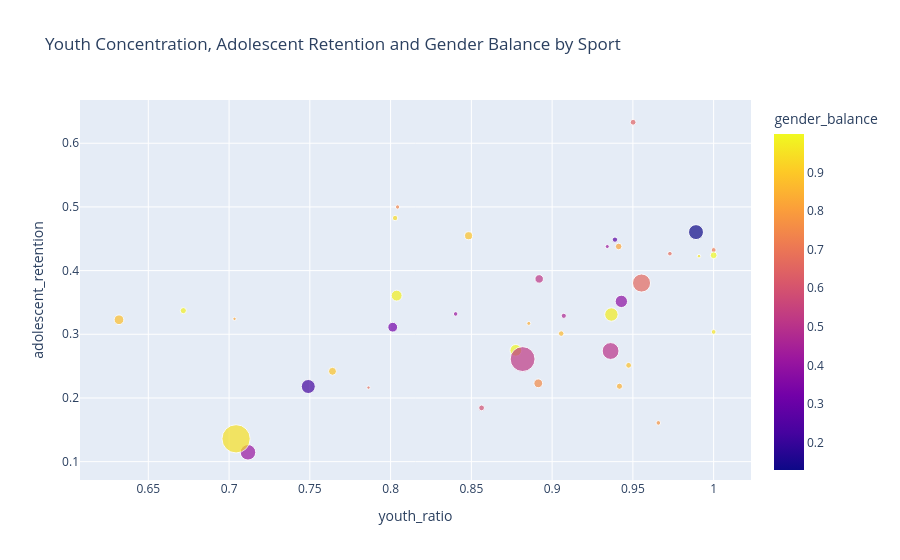

The code cell stored with this chart in its notebook:
### Markdown cell above
### Visualisation 3: Combined youth participation profile:

This scatterplot compares youth concentration and adolescent retention for sports with a meaningful youth participation base. The size of each point represents total youth participation, while colour represents gender balance. This visualisation helps compare the main structured variables together before clustering. It supports the structured question by showing which sports combine stronger youth concentration, stronger adolescent retention, larger youth participation, and more balanced gender participation.

### Code cell
fig = px.scatter(
 meaningful_youth_df,
 x="youth_ratio",
 y="adolescent_retention",
 size="youth_total",
 color="gender_balance",
 hover_name="sport",
 title="Youth Concentration, Adolescent Retention and Gender Balance by Sport"
)

fig.show()

### Figure 1 — Plotly figure (JSON) as saved in the notebook; plotly's stock layout.template omitted (floating-point values rounded to 4 significant figures)
{"data": [{"hovertemplate": "<b>%{hovertext}</b><br><br>youth_ratio=%{x}<br>adolescent_retention=%{y}<br>youth_total=%{marker.size}<br>gender_balance=%{marker.color}<extra></extra>", "hovertext": ["Athletics, track and field", "Australian football", "Badminton", "Baseball", "Basketball", "Boxing", "Bush walking", "Cricket", "Cycling", "DanceSport", "Dancing (recreational)", "Equestrian", "Fitness/Gym", "Football/soccer", "Golf", "Gymnastics", "Hockey", "Jujitsu", "Karate", "Lifesaving surf", "Martial arts", "Motor cycling", "Netball", "Oztag", "Rugby league", "Rugby union", "Running/jogging", "Scootering", "Scouts", "Skate", "Surfing", "Swimming", "Table tennis", "Taekwondo/Taekwon-do", "Tennis", "Touch football", "Virtual based physical activity", "Volleyball (indoor and outdoor)", "Walking (Recreational)"], "legendgroup": "", "marker": {"color": [0.9972, 0.5033, 0.938, 0.4687, 0.664, 0.4259, 0.9797, 0.3824, 0.8881, 0.3228, 0.2192, 0.6777, 0.8856, 0.5209, 0.4151, 0.4069, 0.8173, 0.592, 0.7513, 0.8816, 0.8625, 0.7393, 0.1295, 0.7145, 0.5156, 0.2668, 0.9794, 0.8219, 0.9627, 0.7791, 0.9577, 0.947, 0.6748, 0.8417, 0.9741, 0.9991, 0.8345, 0.6407, 0.8752], "coloraxis": "coloraxis", "size": [136700.0, 283400.0, 29070.0, 26780.0, 326800.0, 16370.0, 37690.0, 153300.0, 63440.0, 95590.0, 196500.0, 11180.0, 65210.0, 618200.0, 20570.0, 242000.0, 43590.0, 33110.0, 77090.0, 33510.0, 30590.0, 18400.0, 222800.0, 24670.0, 72240.0, 28310.0, 118200.0, 11280.0, 12730.0, 21120.0, 22860.0, 799100.0, 20890.0, 37590.0, 180100.0, 46060.0, 15890.0, 33870.0, 94600.0], "sizemode": "area", "sizeref": 1998.0, "symbol": "circle"}, "mode": "markers", "name": "", "orientation": "v", "showlegend": false, "type": "scatter", "x": [0.8775, 0.9362, 0.8028, 0.9072, 0.9553, 0.9341, 0.6717, 0.9429, 0.764, 0.8013, 0.749, 0.7863, 0.8483, 0.8817, 0.8403, 0.7117, 0.9412, 0.8563, 0.8914, 0.9474, 0.9056, 0.8043, 0.9891, 1.0, 0.892, 0.9389, 0.8037, 0.7034, 0.9909, 0.9658, 1.0, 0.7043, 0.9729, 0.9417, 0.9367, 1.0, 0.8856, 0.9501, 0.6318], "xaxis": "x", "y": [0.2748, 0.2737, 0.4826, 0.329, 0.3805, 0.4378, 0.3371, 0.3517, 0.2419, 0.3111, 0.218, 0.2163, 0.4548, 0.261, 0.332, 0.1147, 0.4379, 0.1844, 0.223, 0.2513, 0.3011, 0.4999, 0.4605, 0.4322, 0.3869, 0.4486, 0.3607, 0.3242, 0.4227, 0.1609, 0.3037, 0.1358, 0.4266, 0.2184, 0.3311, 0.4241, 0.3171, 0.6329, 0.3228], "yaxis": "y"}], "layout": {"coloraxis": {"colorbar": {"title": {"text": "gender_balance"}}, "colorscale": [[0, "#0d0887"], [0.1111, "#46039f"], [0.2222, "#7201a8"], [0.3333, "#9c179e"], [0.4444, "#bd3786"], [0.5556, "#d8576b"], [0.6667, "#ed7953"], [0.7778, "#fb9f3a"], [0.8889, "#fdca26"], [1, "#f0f921"]]}, "legend": {"itemsizing": "constant", "tracegroupgap": 0}, "title": {"text": "Youth Concentration, Adolescent Retention and Gender Balance by Sport"}, "xaxis": {"anchor": "y", "domain": [0, 1], "title": {"text": "youth_ratio"}}, "yaxis": {"anchor": "x", "domain": [0, 1], "title": {"text": "adolescent_retention"}}}}
